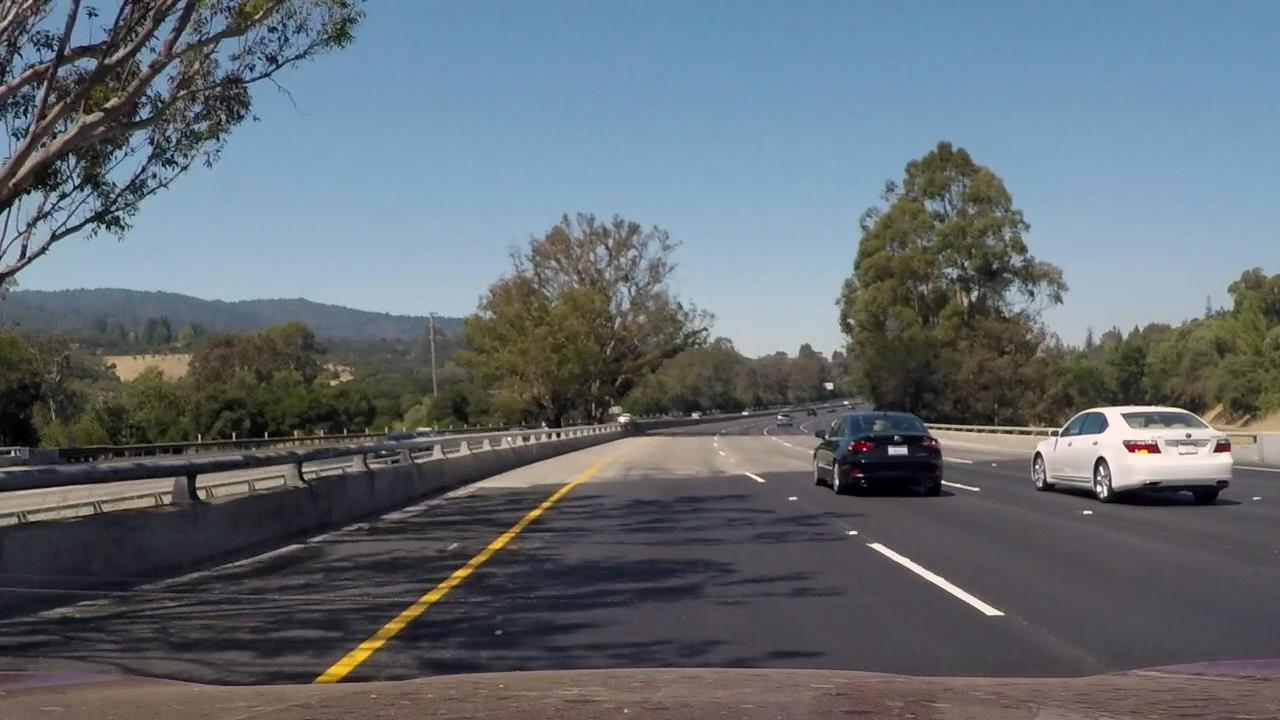
#> input picture test_images/challenge1.jpg, 1280 x 720 px
$ jupyter execute --allow-errors P1_from_Harry.ipynb   (shell and % lines are left out)
#> lines starting #> are read from the running program, lines starting #| are printed output that depends on the picture; after the words box and inside, x2 and y2 are one past the last pixel; in counts of white or black regions, pixels touching at a corner belong together
# **Finding Lane Lines on the Road**
***
In this project, you will use the tools you learned about in the lesson to identify lane lines on the road.  You can develop your pipeline on a series of individual images, and later apply the result to a video stream (really just a series of images). Check out the video clip "raw-lines-example.mp4" (also contained in this repository) to see what the output should look like after using the helper functions below.

Once you have a result that looks roughly like "raw-lines-example.mp4", you'll need to get creative and try to average and/or extrapolate the line segments you've detected to map out the full extent of the lane lines.  You can see an example of the result you're going for in the video "P1_example.mp4".  Ultimately, you would like to draw just one line for the left side of the lane, and one for the right.

---
Let's have a look at our first image called 'test_images/solidWhiteRight.jpg'.  Run the 2 cells below (hit Shift-Enter or the "play" button above) to display the image.

**Note** If, at any point, you encounter frozen display windows or other confounding issues, you can always start again with a clean slate by going to the "Kernel" menu above and selecting "Restart & Clear Output".

---

**The tools you have are color selection, region of interest selection, grayscaling, Gaussian smoothing, Canny Edge Detection and Hough Tranform line detection.  You  are also free to explore and try other techniques that were not presented in the lesson.  Your goal is piece together a pipeline to detect the line segments in the image, then average/extrapolate them and draw them onto the image for display (as below).  Once you have a working pipeline, try it out on the video stream below.**

---

<figure>

 <figcaption>
 <p></p>
 <p style="text-align: center;"> Your output should look something like this (above) after detecting line segments using the helper functions below </p>
 </figcaption>
</figure>
 <p></p>
<figure>

 <figcaption>
 <p></p>
 <p style="text-align: center;"> Your goal is to connect/average/extrapolate line segments to get output like this</p>
 </figcaption>
</figure>

[cell 1]
#importing some useful packages
import matplotlib.pyplot as plt
import matplotlib.image as mpimg
import numpy as np
import cv2

#> (a cell that did not finish here is left out)

**Some OpenCV functions (beyond those introduced in the lesson) that might be useful for this project are:**

`cv2.inRange()` for color selection
`cv2.fillPoly()` for regions selection
`cv2.line()` to draw lines on an image given endpoints
`cv2.addWeighted()` to coadd / overlay two images
`cv2.cvtColor()` to grayscale or change color
`cv2.imwrite()` to output images to file
`cv2.bitwise_and()` to apply a mask to an image

**Check out the OpenCV documentation to learn about these and discover even more awesome functionality!**

Below are some helper functions to help get you started. They should look familiar from the lesson!

[cell 3]
import math

# [6 lines left out: function grayscale, not called in this run]

def canny(img, low_threshold, high_threshold):
    """Applies the Canny transform"""
    return cv2.Canny(img, low_threshold, high_threshold)

def gaussian_blur(img, kernel_size):
    """Applies a Gaussian Noise kernel"""
    return cv2.GaussianBlur(img, (kernel_size, kernel_size), 0)

def region_of_interest(img, vertices):
    """
    Applies an image mask.

    Only keeps the region of the image defined by the polygon
    formed from `vertices`. The rest of the image is set to black.
    """
    #defining a blank mask to start with
    mask = np.zeros_like(img)

    #defining a 3 channel or 1 channel color to fill the mask with depending on the input image
    if len(img.shape) > 2:
        channel_count = img.shape[2]  # i.e. 3 or 4 depending on your image
        ignore_mask_color = (255,) * channel_count
    else:
        ignore_mask_color = 255

    #filling pixels inside the polygon defined by "vertices" with the fill color
    cv2.fillPoly(mask, vertices, ignore_mask_color)

    #returning the image only where mask pixels are nonzero
    masked_image = cv2.bitwise_and(img, mask)
    return masked_image


def draw_lines(img, lines, color=[255, 0, 0], thickness=20):
    """
    NOTE: this is the function you might want to use as a starting point once you want to
    average/extrapolate the line segments you detect to map out the full
    extent of the lane (going from the result shown in raw-lines-example.mp4
    to that shown in P1_example.mp4).

    Think about things like separating line segments by their
    slope ((y2-y1)/(x2-x1)) to decide which segments are part of the left
    line vs. the right line.  Then, you can average the position of each of
    the lines and extrapolate to the top and bottom of the lane.

    This function draws `lines` with `color` and `thickness`.
    Lines are drawn on the image inplace (mutates the image).
    If you want to make the lines semi-transparent, think about combining
    this function with the weighted_img() function below
    """
    height, width = img.shape[0:2]
    for line in lines:
        for x1,y1,x2,y2 in line: #in each pair of points, x1<x2, so (x1,y1) is always on the left side of (x2,y2)
            try:
                slope = (y2-y1)/(x2-x1) #'/'is float-precision in python3
#                 if abs(slope) > 0.1:
#                     cv2.line(img, (int(x1-(y1-400)/slope), 400), (int(x1-(y1-height)/slope), height), color, thickness)
                if slope> 0.1: #right half plane
                    cv2.line(img, (x1,y1), (int((height - y1)/slope) + x1, height), color, thickness)
                elif slope < -0.1:#left half plane
                    cv2.line(img, (x2,y2), (int((height - y2)/slope) + x2, height), color, thickness)

            except ZeroDivisionError:
                 # vertical line in the image can either be left line or right line in curve situation
                # we aggressively ignore this line to avoid mistake
                pass

def hough_lines(img, rho, theta, threshold, min_line_len, max_line_gap):
    """
    `img` should be the output of a Canny transform.

    Returns an image with hough lines drawn.
    """
    lines = cv2.HoughLinesP(img, rho, theta, threshold, np.array([]), minLineLength=min_line_len, maxLineGap=max_line_gap)
    line_img = np.zeros((*img.shape, 3), dtype=np.uint8)
    draw_lines(line_img, lines)
    return line_img

# Python 3 has support for cool math symbols.

def weighted_img(img, initial_img, α=0.8, β=1., λ=0.):
    """
    `img` is the output of the hough_lines(), An image with lines drawn on it.
    Should be a blank image (all black) with lines drawn on it.

    `initial_img` should be the image before any processing.

    The result image is computed as follows:

    initial_img * α + img * β + λ
    NOTE: initial_img and img must be the same shape!
    """
    return cv2.addWeighted(initial_img, α, img, β, λ)

## Test on Images

Now you should build your pipeline to work on the images in the directory "test_images"
**You should make sure your pipeline works well on these images before you try the videos.**

[cell 4]
# [46 lines left out: function LaneLineDetection, not called in this run]

[cell 5]
#the same as function 'LaneLineDetection', for presentation

img = mpimg.imread('test_images/challenge1.jpg')
#> img is the input picture: shape (720, 1280, 3); mean R, G, B 99.2, 107.6, 115.2
# img = mpimg.imread('test_images/challenge2.jpg')#not so good in strong illumination
# img = mpimg.imread('test_images/whiteCarLaneSwitch.jpg')
height, width = img.shape[0:2]
#> height = 720; width = 1280
hsv = cv2.cvtColor(img, cv2.COLOR_RGB2HSV)
#> hsv: shape (720, 1280, 3); mean H, S, V 86.5, 60.5, 122.4
yellow_component = cv2.inRange(hsv, (20, 50, 50), (50, 255,255))
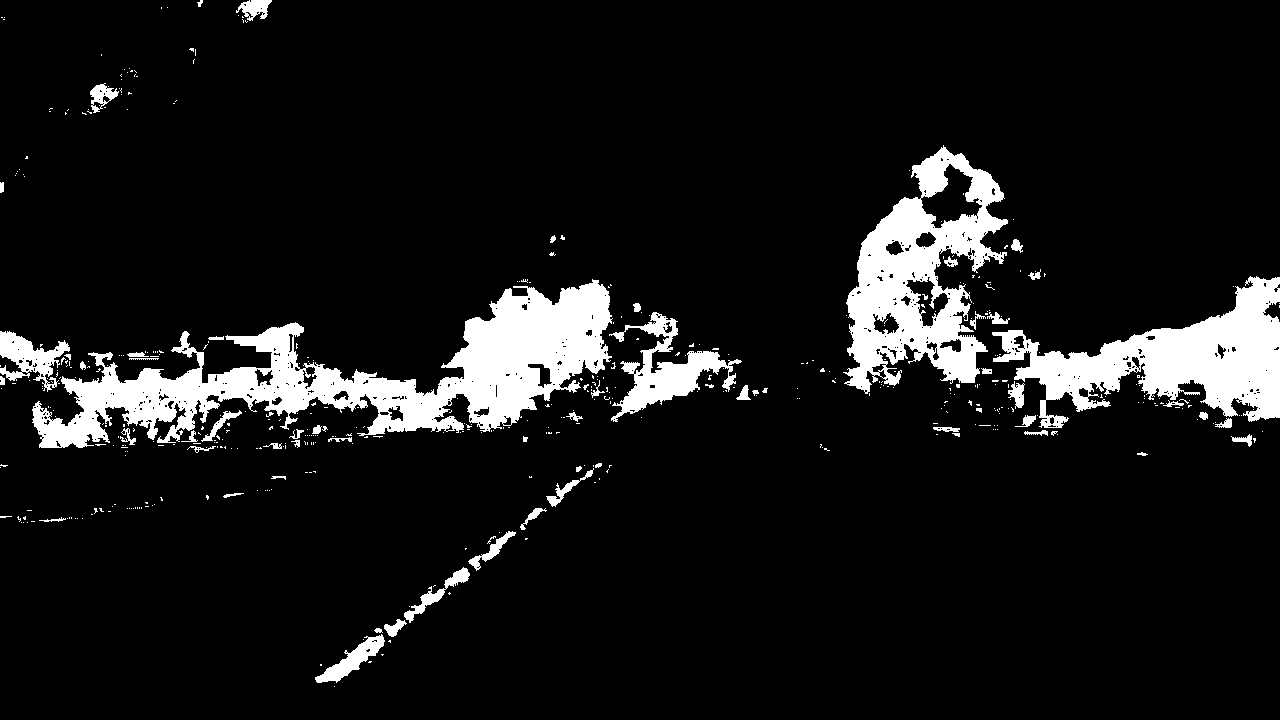
#> yellow_component: shape (720, 1280); 9.2% white; 481 white regions (418 under 20 px), largest, box (x1, y1, x2, y2) and area: (32, 279, 613, 448) 33672, (843, 145, 1008, 394) 18483, (992, 276, 1280, 428) 18170
white_component = cv2.inRange(hsv, (0,0, 200),(180, 25, 255))
#> white_component: shape (720, 1280); 1.1% white; 150 white regions (140 under 20 px), largest, box (x1, y1, x2, y2) and area: (1036, 406, 1233, 487) 6365, (711, 316, 837, 347) 1842, (869, 543, 1004, 615) 982
useful_info = cv2.bitwise_or(yellow_component, white_component)
#> useful_info: shape (720, 1280); 10.3% white; 626 white regions (555 under 20 px), largest, box (x1, y1, x2, y2) and area: (32, 279, 613, 448) 33672, (992, 276, 1280, 487) 24556, (843, 145, 1008, 394) 18483
kernel_size =5
blur_image = gaussian_blur(useful_info, kernel_size)
low_threshold = 60
high_threshold = 192
edges = canny(blur_image, low_threshold, high_threshold)
#> in canny, `return cv2.Canny(img, low_threshold, high_threshold)`: returned value: shape (720, 1280); 2.3% white in thin lines or dots
vertices = np.array([[(3/8 * width, 5/8 *height),(0.1*width,height),(0.95*width,height),(5/8 * width,5/8 *height)]], dtype = np.int32)
masked_img = region_of_interest(edges, vertices)
#> in region_of_interest, `cv2.fillPoly(mask, vertices, ignore_mask_color)`: mask: shape (720, 1280); 20.6% white; 1 white region, box (x1, y1, x2, y2) and area: (129, 450, 1216, 720) 190194
#> in region_of_interest, `masked_image = cv2.bitwise_and(img, mask)`:
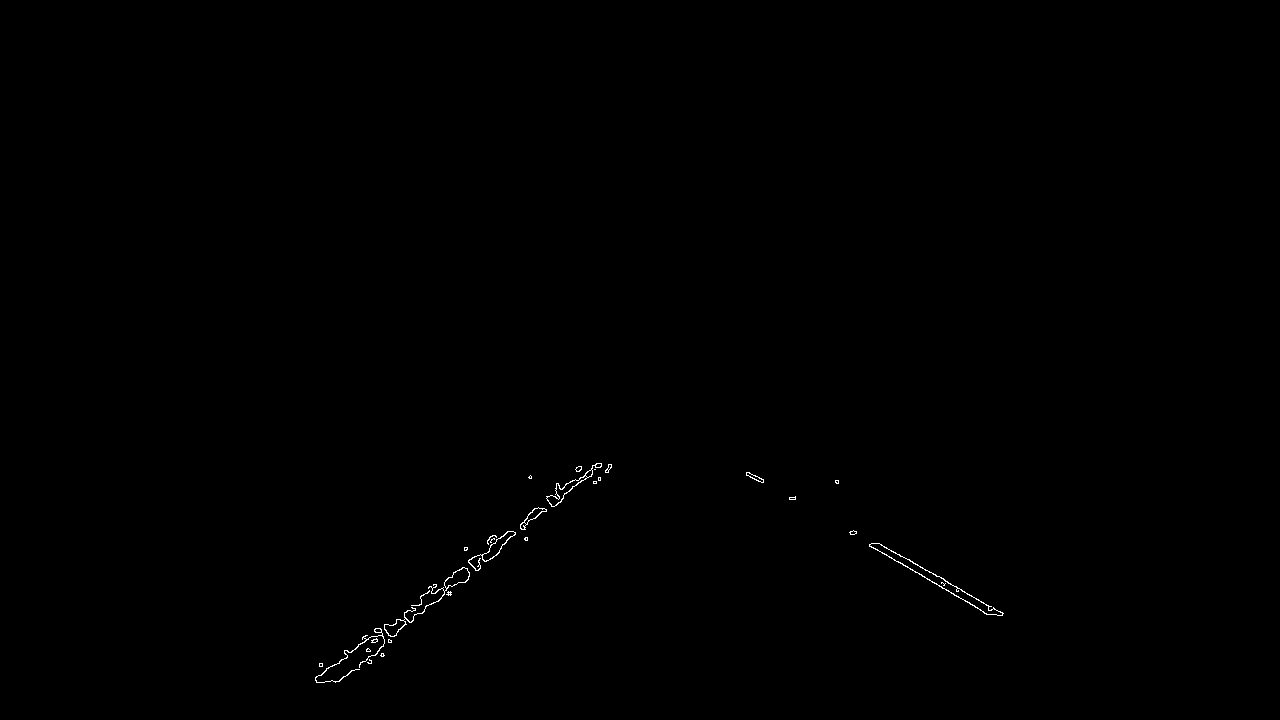
#> masked_image: shape (720, 1280); 0.19% white in thin lines or dots, all inside (x1, y1, x2, y2) = (315, 463, 1004, 683)
rho =1
theta = np.pi/180
threshold = 32
min_line_length = 5
max_line_gap = 150
lines_img = hough_lines(masked_img, rho, theta, threshold, min_line_length, max_line_gap)
#> in hough_lines, `lines = cv2.HoughLinesP(img, rho, theta, threshold, np.array([]), minL..`: lines = 17 rows, first 6: [315, 678, 600, 463], [749, 472, 1003, 613], [746, 475, 988, 614], [746, 474, 989, 614], [347, 675, 599, 463], [321, 674, 610, 464]
#> the loop in draw_lines, `for line in lines:` made 17 passes
#> line on passes 1 to 12: [[315, 678, 600, 463]], [[749, 472, 1003, 613]], [[746, 475, 988, 614]], [[746, 474, 989, 614]], [[347, 675, 599, 463]], [[321, 674, 610, 464]], [[354, 670, 601, 463]], [[321, 682, 567, 483]], [[338, 681, 598, 463]], [[337, 681, 597, 463]], [[357, 669, 601, 465]], [[315, 679, 611, 464]]
#> after the loop in draw_lines, `for line in lines:`:
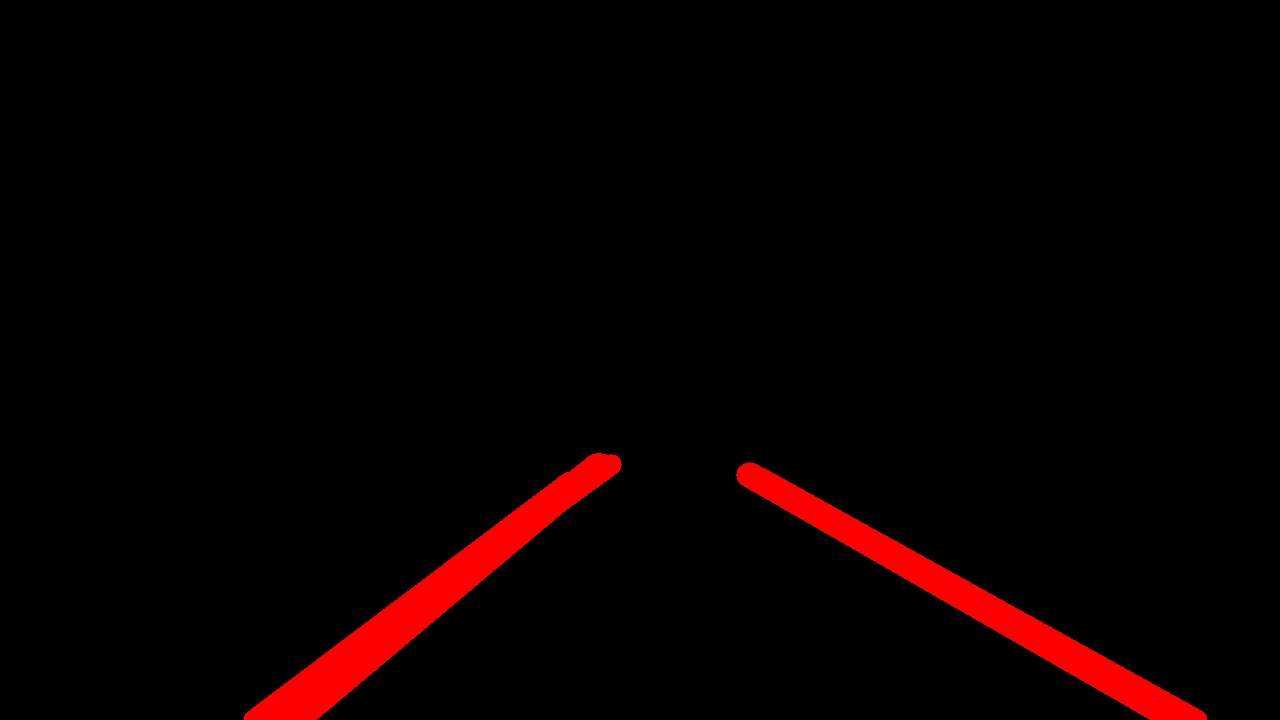
#> img: shape (720, 1280, 3); mean of channels 0, 1, 2 8.7, 0, 0; drawn as R, G, B
lane_lines = weighted_img(lines_img, img)
#> in weighted_img, `return cv2.addWeighted(initial_img, α, img, β, λ)`:
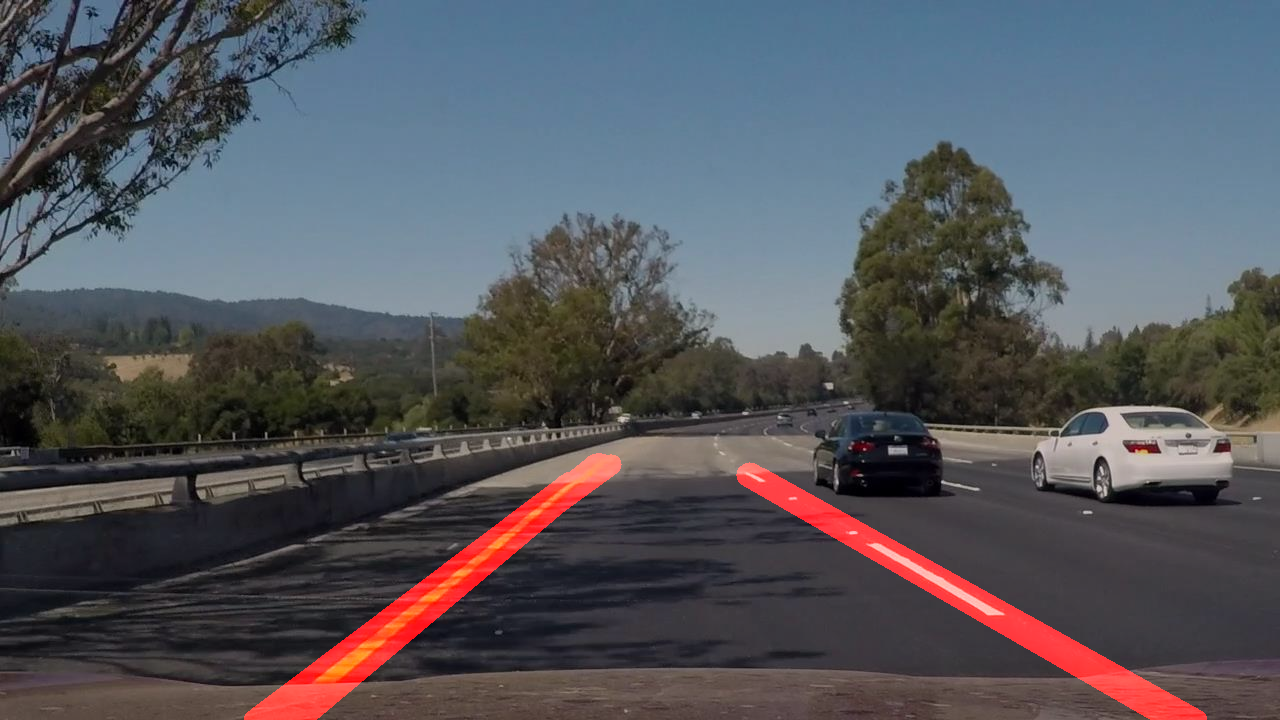
#> returned value: shape (720, 1280, 3); mean of channels 0, 1, 2 85.2, 86.1, 92.2; drawn as R, G, B

plt.figure(figsize = (16,9))
plt.subplot(331)
plt.title('Original Image')
plt.imshow(img)

plt.subplot(332)
plt.title('Yellow Component')
plt.imshow(yellow_component, cmap = 'gray')

plt.subplot(333)
plt.title('White Component')
plt.imshow(white_component, cmap = 'gray')

plt.subplot(334)
plt.title('Yellow&White Info')
plt.imshow(useful_info, cmap = 'gray')

plt.subplot(335)
plt.title('After Gaussian Blur')
plt.imshow(blur_image, cmap = 'gray')

plt.subplot(336)
plt.title('Edges Detected by Canny Operation')
plt.imshow(edges, cmap = 'gray')

plt.subplot(337)
plt.title('Region of Interest (ROI)')
plt.imshow(masked_img, cmap = 'gray')


plt.subplot(338)
plt.title('Lines from Hough Transform')
plt.imshow(lines_img)


plt.subplot(339)
plt.title('Lane Line Detections')
plt.imshow(lane_lines)
